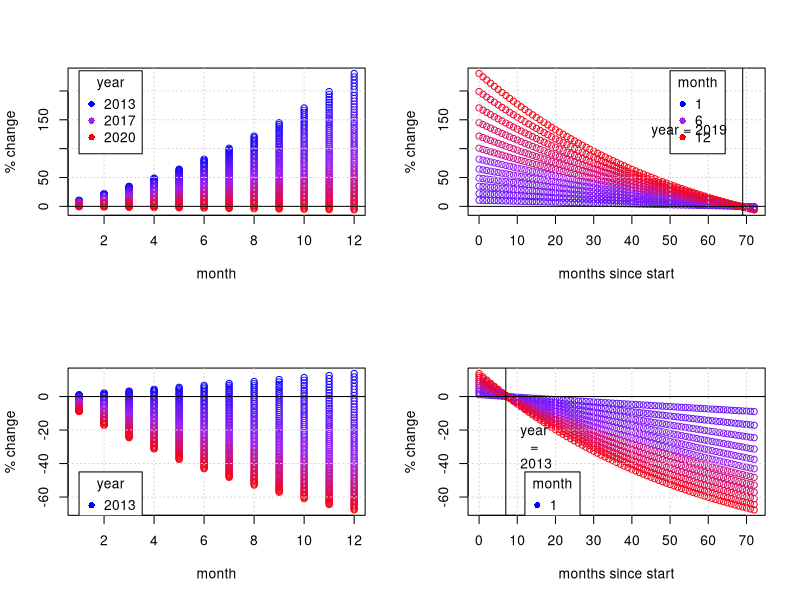
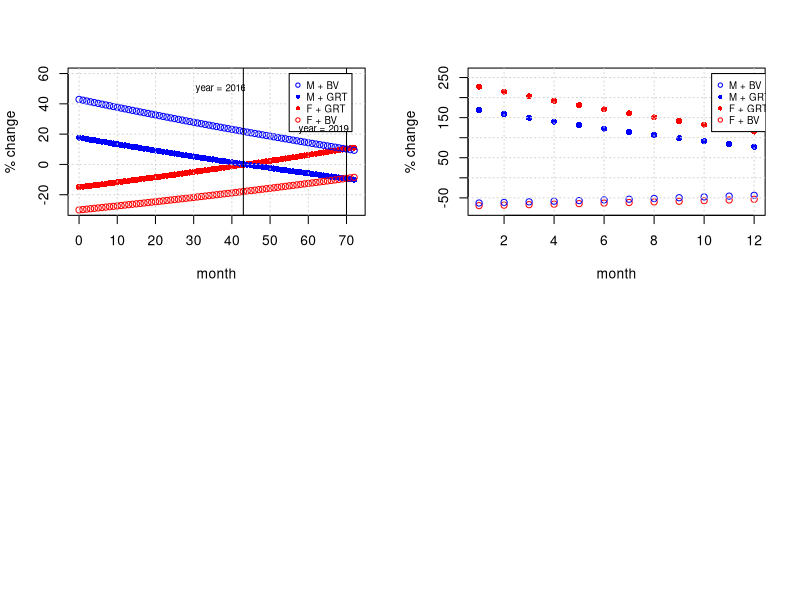

Generate these figures, in order, with R:
## ---- chunk 1
rm(list = ls())
knitr::opts_chunk$set(echo = TRUE)
## ---- chunk 2
MOY_coeff = 0.0995560*1
#sex_coeff = -0.2597900*-1
inter_coeff = -0.0014557*69*1
model =  MOY_coeff + inter_coeff 
beta = model
per_change = (exp(beta) - 1) * 100 
per_change # year over powers the months_since_start for the first month, but for all other months, seasonality drives the appearance of long-wing morphs

# plot this interaction...(1-12 for MOY_coeff and 0-72 for the year coeff)
## ---- chunk 3
intercept = 0.7516501
MOY_coeff = 0.0995560*1
sex_coeff = -0.2597900*-1
host_coeff = 1.1256358
inter_coeff = -0.0014557*72*1 
model =  MOY_coeff + inter_coeff 
beta = host_coeff #+ intercept
per_change = (exp(beta) - 1) * 100 
per_change # year over powers the months_since_start for the first month, but for all other months, seasonality drives the appearance of long-wing morphs

# plot this interaction...(1-12 for MOY_coeff and 0-72 for the year coeff)
## ---- chunk 4

M = seq(1,12)
MSS = seq(0,72) # and you can project this and you'll see as the years proceed you would get WAY MORE PLASTICITY at later months
c = expand.grid(M,MSS)

eq = function(combo_matrix) {
  effects_col = c()
  for (i in 1:nrow(c)) {
    mo=c[i,1]
    yr=c[i,2]
    bm = 0.0995560
    bi = -0.0014557
    total_effect = bm*mo + bi*mo*yr
    perchange =  (exp(total_effect) - 1) * 100 
    effects_col = c(effects_col, perchange)
  }
  
  return(effects_col)
}
MODEL = eq(c)
c$model = MODEL
colnames(c) = c("month", "year", "model")


library(plotrix)
set.seed(1)
x <- sort(runif(length(MSS), min = 0, max = 1))
colorfunc = colorRamp(c("blue","purple","red"))
mycolors_yr = rgb(colorfunc(x), maxColorValue=255)
x <- sort(runif(length(M), min = 0, max = 1))
mycolors_mo = rgb(colorfunc(x), maxColorValue=255)

par(mfrow=c(2,2))
plot(c$month, c$model, ylab="% change", xlab="month", col=mycolors_yr[as.factor(c$year)])
grid()
abline(h=0, col="black")
legend(1, 235, title="year", legend=c("2013", "2017", "2020"), col=c("blue","purple", "red"), pch=16)

plot(c$year, c$model, ylab="% change", xlab="months since start", col=mycolors_mo[as.factor(c$month)])
grid()
abline(h=0, col="black")
abline(v=69, col="black")
legend(50, 235, title="month", legend=c("1  ", "6  ", "12  "), col=c("blue","purple", "red"), pch=16)
text(55, 130, "year = 2019")


M = seq(1,12)
MSS = seq(0,72) # and you can project this and you'll see as the years proceed you would get WAY MORE PLASTICITY at later months
c = expand.grid(M,MSS)

eq = function(combo_matrix) {
  effects_col = c()
  for (i in 1:nrow(c)) {
    mo=c[i,1]
    yr=c[i,2]
    by = 0.0107239
    bi = -0.0014557
    total_effect = by*mo + bi*mo*yr
    perchange =  (exp(total_effect) - 1) * 100 
    effects_col = c(effects_col, perchange)
  }
  
  return(effects_col)
}

MODEL = eq(c)
c$model = MODEL
colnames(c) = c("month", "year", "model")


library(plotrix)
set.seed(1)
x <- sort(runif(length(MSS), min = 0, max = 1))
colorfunc = colorRamp(c("blue","purple","red"))
mycolors_yr = rgb(colorfunc(x), maxColorValue=255)
x <- sort(runif(length(M), min = 0, max = 1))
mycolors_mo = rgb(colorfunc(x), maxColorValue=255)


plot(c$month, c$model, ylab="% change", xlab="month", col=mycolors_yr[as.factor(c$year)])
grid()
abline(h=0, col="black")
legend(1, -45, title="year", legend=c("2013", "2017", "2020"), col=c("blue","purple", "red"), pch=16)

plot(c$year, c$model, ylab="% change", xlab="months since start", col=mycolors_mo[as.factor(c$month)])
grid()
abline(h=0, col="black")
abline(v=7, col="black")
legend(12, -45, title="month", legend=c("1  ", "6  ", "12  "), col=c("blue","purple", "red"), pch=16)
text(15, -30, "year \n= \n2013")
## ---- chunk 5
# sex ----- 
# sex_binom:pophost_binom           0.0973323
# sex_binom:months_since_start      0.0037212 
# K. elegans"  "1" | F = 1 
intercept_var = 0.35216 
sexhp = 0.0037212 * 11
#sexmss = 0.0037212 * 1
beta = sexhp #+ intercept_var
per_change = (exp(beta) - 1) * 100 
per_change
## ---- chunk 6
# sex ----- 
# sex_binom:pophost_binom           0.0973323
# sex_binom:months_since_start      0.0037212 
# K. elegans"  "1" | F = 1 
S = c(1,-1)
HP = c(1,-1)
MSS = seq(0,72) # and you can project this and you'll see as the years proceed you would get WAY MORE PLASTICITY at later months
c = expand.grid(S, HP, MSS)

eq = function(combo_matrix) {
  effects_col = c()
  for (i in 1:nrow(c)) {
    sex=c[i,1]
    hp=c[i,2]
    yr=c[i,3]
    bsex = -0.2597900
    bshp = 0.0973323
    bsmss = 0.0037212
    total_effect = bsex * sex + (bshp * sex * hp) + (bsmss * sex * yr)
    perchange =  (exp(total_effect) - 1) * 100 
    effects_col = c(effects_col, perchange)
  }
  
  return(effects_col)
}

MODEL = eq(c)
c$model = MODEL
colnames(c) = c("sex", "hp", "year", "model")

plot(c$year, c$model, ylab="% change", xlab="month",
     col=c("blue","red")[as.factor(c$sex)], pch=c(1,16)[as.factor(c$hp)],
     ylim = c(-30, 60))
grid()
abline(v=43, col="black")
abline(v=70, col="black")
legend(55, 60, legend=c("M + BV", "M + GRT", "F + GRT", "F + BV"), col=c("blue", "blue", "red", "red"), pch=c(1,16,16,1),cex=.7)
text(37, 50, "year = 2016", cex=.7)
text(64, 23, "year = 2019", cex=.7)
## ---- chunk 7
# pophost_binom:month_of_year      -0.0379395 
hpm = -0.0379395 * -1 * 1 # larger for BV smaller for GRT
beta = hpm 
per_change = (exp(beta) - 1) * 100 
per_change
## ---- chunk 8
# pophost_binom                     1.1256358 
# sex_binom:pophost_binom           0.0973323 
# pophost_binom:month_of_year      -0.0379395 

S = c(1,-1)
HP = c(1,-1)
M = seq(1,12) # and you can project this and you'll see as the years proceed you would get WAY MORE PLASTICITY at later months
c = expand.grid(S, HP, M)

eq = function(combo_matrix) {
  effects_col = c()
  for (i in 1:nrow(c)) {
    sex=c[i,1]
    hp=c[i,2]
    m=c[i,3]
    bhp = 1.1256358 
    bshp = 0.0973323
    bhpm = -0.0379395 
    total_effect = bhp * hp + (bshp * sex * hp) + (bhpm * hp * m)
    perchange =  (exp(total_effect) - 1) * 100 
    effects_col = c(effects_col, perchange)
  }
  
  return(effects_col)
}

MODEL = eq(c)
c$model = MODEL
colnames(c) = c("sex", "hp", "month", "model")

plot(c$month, c$model, ylab="% change", xlab="month",
     col=c("blue","red")[as.factor(c$sex)], pch=c(1,16)[as.factor(c$hp)], ylim=c(-80, 260))
grid()
abline(v=43, col="black")
abline(v=70, col="black")
legend(10.3, 260, legend=c("M + BV", "M + GRT", "F + GRT", "F + BV"), col=c("blue", "blue", "red", "red"), pch=c(1,16,16,1),cex=.7)
text(37, 50, "year = 2016", cex=.7)
text(64, 23, "year = 2019", cex=.7)
